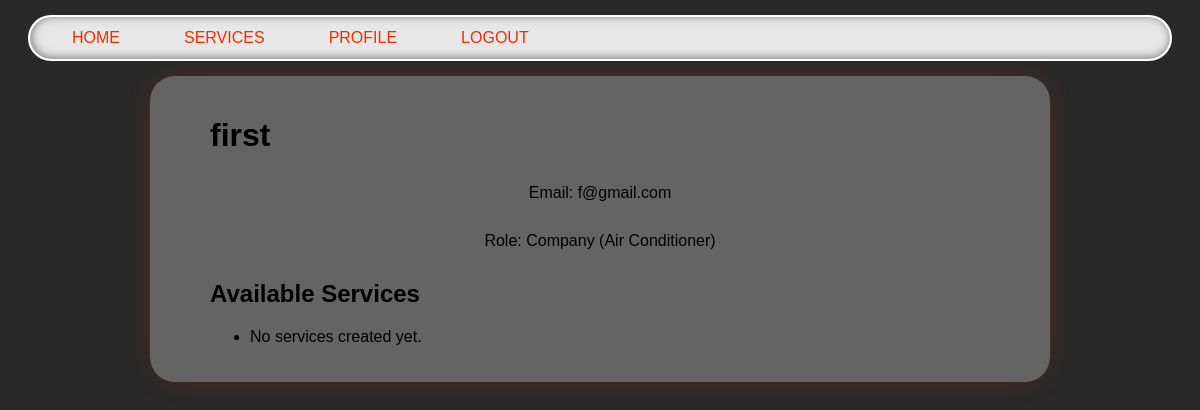
The app's page /register/profile/ (signed in), older data.
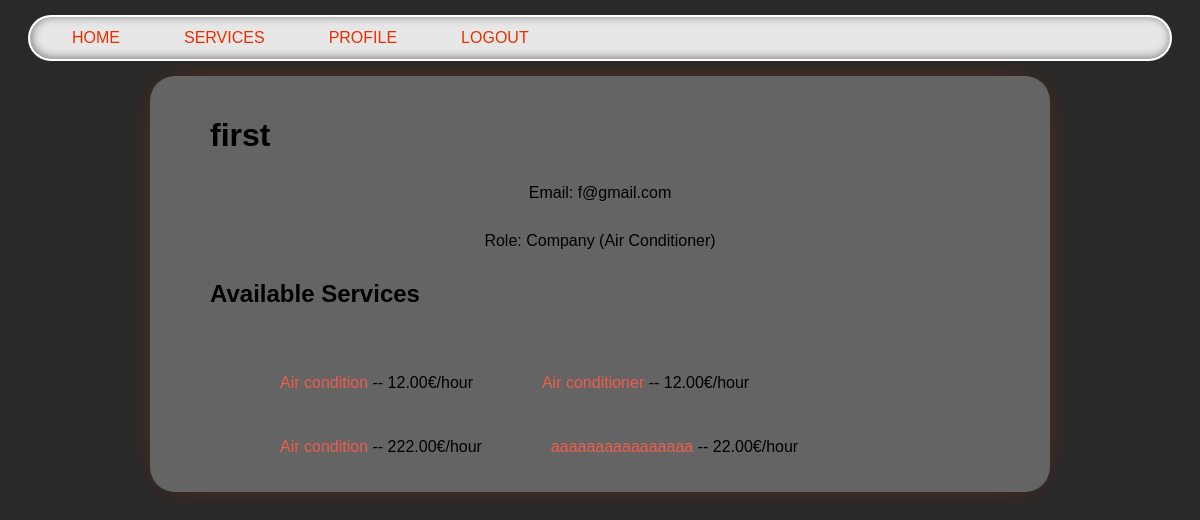
The same page, newer data.
### services/models.py (models this page shows, shortened)
class Service(models.Model):
    company = models.ForeignKey(Company, on_delete=models.CASCADE)
    name = models.CharField(max_length=40)
    description = models.TextField()
    price_hour = models.DecimalField(decimal_places=2, max_digits=100)
    rating = models.IntegerField(validators=[MinValueValidator(
        0), MaxValueValidator(5)], default=0)
    choices = (
        ('Air Conditioner', 'Air Conditioner'),
        ('Carpentry', 'Carpentry'),
        ('Electricity', 'Electricity'),
        ('Gardening', 'Gardening'),
        ('Home Machines', 'Home Machines'),
        ('House Keeping', 'House Keeping'),
        ('Interior Design', 'Interior Design'),
        ('Locks', 'Locks'),
        ('Painting', 'Painting'),
        ('Plumbing', 'Plumbing'),
        ('Water Heaters', 'Water Heaters'),
    )
    field = models.CharField(max_length=30, blank=False,
                             null=False, choices=choices)
    date = models.DateTimeField(auto_now=True, null=False)
    request_count = models.IntegerField(default=0, db_index=True)
    class Meta:
        ordering = ['-request_count']

### users/views.py (the view)
# urls.py: path('profile/', v.user_profile, name='user_profile'),
@login_required
def user_profile(request):
    user = request.user
    if hasattr(user, 'customer'):
        is_customer = True
        is_company = False
        services = ServiceRequest.objects.filter(customer=user.customer)
    elif hasattr(user, 'company'):
        is_customer = False
        is_company = True
        services = Service.objects.filter(company=user.company)
    else:
        is_customer = is_company = False
        services = None
    return render(request, 'users/profile.html', {
        'user': user,
        'is_customer': is_customer,
        'is_company': is_company,
        'services': services
    })

### users/templates/users/profile.html (shortened to what this page needs)
{% extends 'main/base.html' %}
{% block content %}
    <div>
        <h1>{{ user.username }}</h1>
        <p>Email: {{ user.email }}</p>
        {% if is_customer %}
            <p>Role: Customer</p>
            <h2>Your Requested Services</h2>
            <ul>
                {% for service_request in services %}
                    <li>{{ service_request.service.name }} - {{ service_request.service.price_hour }} >> {{ service_request.date_requested }}</li>
                {% empty %}
                    <li>No services requested yet.</li>
                {% endfor %}
            </ul>
        {% elif is_company %}
            <p>Role: Company ({{ user.company.field }})</p>
            <h2>Available Services</h2>
            <ul>
                {% for service in services %}
                <div style="display: ruby;">
                    <div class='service_list_info'>
                        <li><a href="/services/{{ service.id }}">{{ service.name }}</a> -- {{ service.price_hour }}€/hour</li>
                    </div>
                </div>
                {% empty %}
                    <li>No services created yet.</li>
                {% endfor %}
            </ul>
        {% endif %}
    </div>
{% endblock %}

Row changes from the older to the newer data that the page shows:
added Service: name "Air condition", price_hour "12.00"
added Service: name "Air conditioner", price_hour "12.00"
added Service: name "Air condition", price_hour "222.00"
added Service: name "aaaaaaaaaaaaaaaa", price_hour "22.00"
Text that changed along with them:
text no longer shown: "No services created yet."
